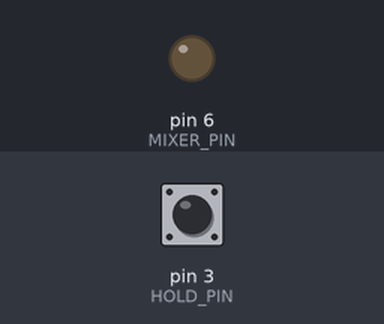
Recording of a sketch running on a simulated Arduino Uno, built with avr-gcc and run on an emulated ATmega328P. Parts: output pins drawn as LEDs (lit = HIGH). The test bench sets the inputs (shaded band); at power-on: pin 3 (HOLD_PIN) HIGH. What the sketch prints to the serial monitor is not drawn.

Above: at 2.5 s.
Timing chart, 0 to 6.5 s (numbered marks = the images above):
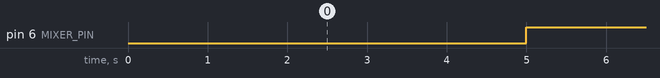

Measured:
- by itself, pin 6 (MIXER_PIN): alternates HIGH for 2.0 s and LOW for 3.0 s

The sketch:

reference.ino
```cpp
// Tank mixer scheduler: 2 s of mixing in every 5 s cycle.
// Relay on D6, hold switch on D3 (pull-up).

const int MIXER_PIN = 6;
const int HOLD_PIN = 3;
const uint16_t RUN_MS = 2000;
const uint16_t CYCLE_MS = 5000;

uint16_t cycleStart = 0;
bool running = false;
unsigned int runCount = 0;

uint16_t tickNow()
{
    return (uint16_t)millis();
}

uint16_t sinceCycleStart(uint16_t now)
{
    return (uint16_t)(now - cycleStart);
}

void announceRun()
{
    Serial.print("mix ");
    Serial.println(runCount);
}

void startRun(uint16_t now)
{
    running = true;
    runCount++;
    cycleStart = now;
    announceRun();
}

void stopRun()
{
    running = false;
}

bool held()
{
    return digitalRead(HOLD_PIN) == LOW;
}

void drive()
{
    bool on = running && !held();
    digitalWrite(MIXER_PIN, on ? HIGH : LOW);
}

void setup()
{
    pinMode(MIXER_PIN, OUTPUT);
    pinMode(HOLD_PIN, INPUT_PULLUP);
    digitalWrite(MIXER_PIN, LOW);
    Serial.begin(9600);
    cycleStart = tickNow();
}

void loop()
{
    uint16_t now = tickNow();
    if (running)
    {
        if (sinceCycleStart(now) >= RUN_MS)
        {
            stopRun();
        }
    }
    else if (sinceCycleStart(now) >= CYCLE_MS)
    {
        startRun(now);
    }
    drive();
}
```
